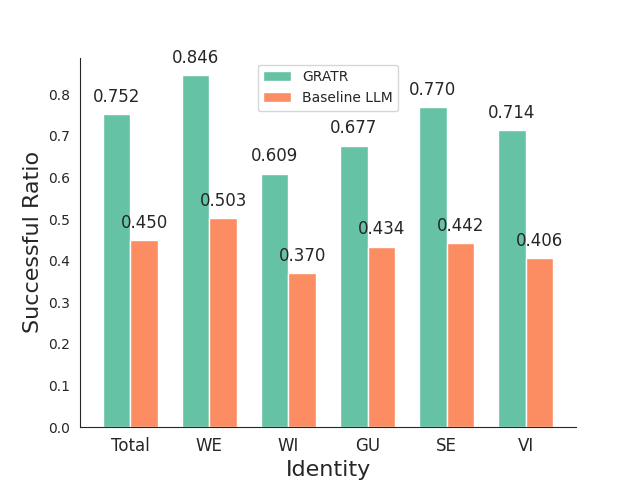

Python code for this plot:
import matplotlib.pyplot as plt
import numpy as np
import seaborn as sns

# 使用Seaborn设置颜色和样式，采用 Color Brewer 的 "Set2" 方案，颜色柔和且对比鲜明
sns.set_style('white')
palette = sns.color_palette("Set2", 2)  # Set2 是 Color Brewer 中的柔和配色方案

# 数据
categories = ['Total', 'WE', 'WI', 'GU', 'SE', 'VI']
GRATR = [0.752, 0.846, 0.609, 0.677, 0.770, 0.714]
Origin = [0.450, 0.503, 0.370, 0.434, 0.442, 0.406]

# 设置柱状图的宽度和位置
bar_width = 0.35
index = np.arange(len(categories))

# 绘制分组柱状图，使用更柔和的 Set2 配色
bars1 = plt.bar(index, GRATR, bar_width, label='GRATR', color=palette[0])
bars2 = plt.bar(index + bar_width, Origin, bar_width, label='Baseline LLM', color=palette[1])

# 在每个数据点上标注数值，并调整字体大小
def add_labels(bars):
    for bar in bars:
        height = bar.get_height()
        plt.text(
            bar.get_x() + bar.get_width() / 2.0,
            height + 0.02,
            f'{height:.3f}',
            ha='center',
            va='bottom',
            fontsize=12
        )

add_labels(bars1)
add_labels(bars2)

# 设置横纵坐标标签的字体大小
plt.xlabel('Identity', fontsize=16)
plt.ylabel('Successful Ratio', fontsize=16)

# 设置x轴类别标签
plt.xticks(index + bar_width / 2, categories, fontsize=12)

# 去掉图表边框以使图表更简洁
sns.despine()

# 添加图例
plt.legend()

# 保存图表为 PDF 文件
plt.savefig('successful_ratio_comparison.pdf', format='pdf')

# 显示图表
plt.show()
